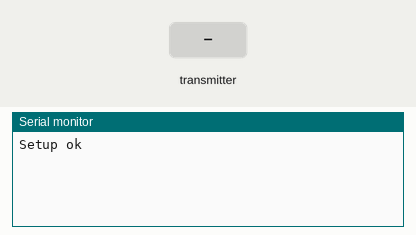
This sketch was run on a simulated ESP32. On the bench: the last lines printed to the serial monitor. The test bench sets the inputs (shaded band).

Above: at 1.3 s.
1.4 s: the transmitter starts sending msg = 0
At 1.71 s:
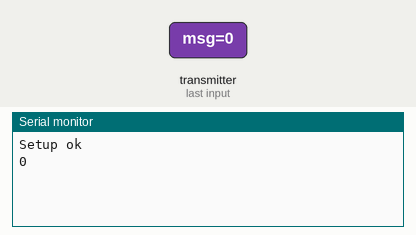
3.4 s: the transmitter starts sending msg = 1
At 3.71 s:
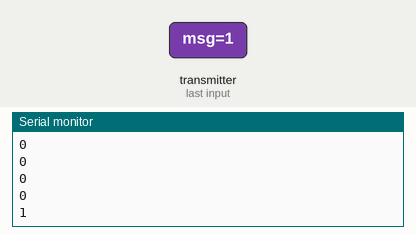

Measured:
- after the input at 1.4 s, the serial monitor: prints a new line at once (image 1)
- after the input at 3.4 s, the serial monitor: prints a new line at once (image 2)

The sketch:

Codigo_esp_c3.ino
```cpp
#include <WiFi.h>
#include <esp_now.h>

typedef struct struct_message {
  char msg[32];
} struct_message;

void OnDataRecv(const esp_now_recv_info_t *recv_info, const uint8_t *data, int len) {
  //Serial.println("Callback recebido!");

  char macStr[18];
  snprintf(macStr, sizeof(macStr), "%02X:%02X:%02X:%02X:%02X:%02X",
           recv_info->src_addr[0], recv_info->src_addr[1], recv_info->src_addr[2],
           recv_info->src_addr[3], recv_info->src_addr[4], recv_info->src_addr[5]);
  /*Serial.print("Recebido de: ");
  Serial.println(macStr);*/

  struct_message received;
  memcpy(&received, data, sizeof(received));
  /*Serial.print("Mensagem: ");*/
  Serial.println(received.msg);
}

uint8_t peerMac[] = { 0x84, 0xF3, 0xEB, 0x18, 0x46, 0x19 };  // MAC do ESP8266 que você passou

void setup() {
  Serial.begin(115200);
  WiFi.mode(WIFI_STA);
  WiFi.disconnect();
  delay(100);
  WiFi.setChannel(1);  // Certifique que é o mesmo canal do transmissor
  Serial.println("Setup ok");
  if (esp_now_init() != ESP_OK) {
    Serial.println("Erro ao iniciar ESP-NOW");
    return;
  }

  esp_now_register_recv_cb(OnDataRecv);

  esp_now_peer_info_t peerInfo = {};
  memcpy(peerInfo.peer_addr, peerMac, 6);
  peerInfo.channel = 1;
  peerInfo.encrypt = false;

  if (esp_now_add_peer(&peerInfo) != ESP_OK) {
    Serial.println("Falha ao adicionar peer");
  }
}

void loop() {
}
```
